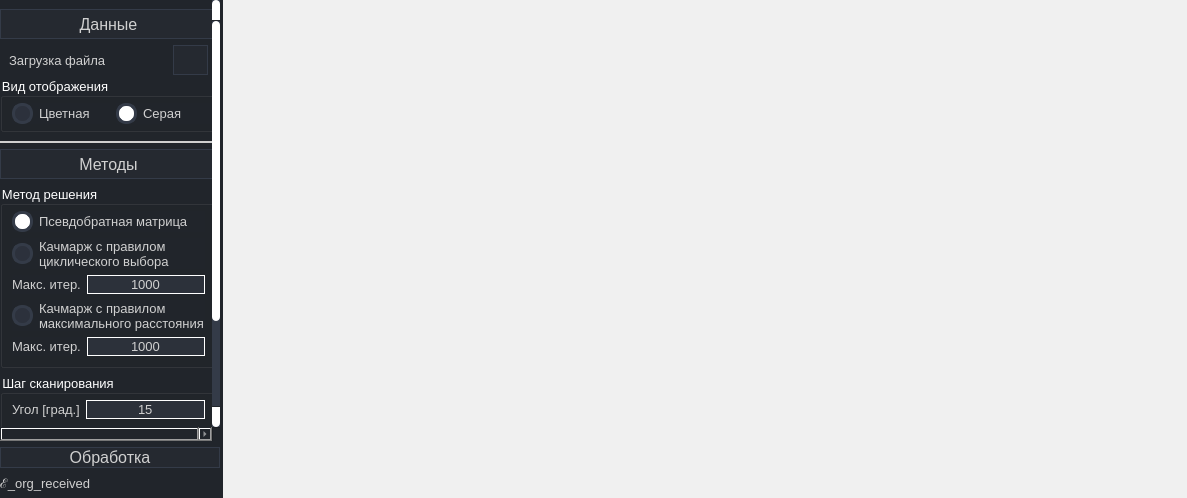
<?xml version="1.0" encoding="UTF-8"?>
<ui version="4.0">
 <class>Dialog</class>
 <widget class="QDialog" name="Dialog">
  <property name="geometry">
   <rect>
    <x>0</x>
    <y>0</y>
    <width>1187</width>
    <height>498</height>
   </rect>
  </property>
  <property name="windowTitle">
   <string>Фильтрация изображения</string>
  </property>
  <layout class="QHBoxLayout" name="horizontalLayout" stretch="0">
   <property name="spacing">
    <number>0</number>
   </property>
   <property name="leftMargin">
    <number>0</number>
   </property>
   <property name="topMargin">
    <number>0</number>
   </property>
   <property name="rightMargin">
    <number>0</number>
   </property>
   <property name="bottomMargin">
    <number>0</number>
   </property>
   <item>
    <widget class="QWidget" name="widget_design" native="true">
     <property name="styleSheet">
      <string notr="true">
   QWidget{
	background-color: rgb(33, 37, 43);
	color: rgb(208, 208, 208);
	font-size: 10pt;
}
/* /////////////////////////////////////////////////////////////////////////////////////////////////
ScrollBars */
 QScrollBar {
border: none;												/* без границ */
	border-right:5px solid rgb(211, 211, 211);;	/* С правой красной раницей */
 }
 QScrollBar:vertical {
	border: none;
    background: rgb(52, 59, 72);
    width: 8px;
    margin: 21px 0 21px 0;
	border-radius: 0px;
 }

/* Ползунок */
 QScrollBar::handle:vertical {	
	background:rgb(255, 255, 255);
    min-height: 25px;
	border-radius: 4px
 }
/*Нижняя стрелка*/
 QScrollBar::add-line:vertical {
     border: none;
    background: rgb(55, 63, 77);
     height: 20px;

     subcontrol-position: bottom;
     subcontrol-origin: margin;
 }
/*Верхняя стрелка*/
 QScrollBar::sub-line:vertical {
	border: none;
    background: rgb(55, 63, 77);
     height: 20px;

     subcontrol-position: top;
     subcontrol-origin: margin;
 }
/* Цвета нижних и верхних стрелок */
 QScrollBar::up-arrow:vertical{
	border-top-left-radius: 4px;
    border-top-right-radius: 4px;
     background: rgb(255, 255, 255);
 }
QScrollBar::down-arrow:vertical{
	border-bottom-left-radius: 4px;
    border-bottom-right-radius: 4px;
     background: rgb(255, 255, 255);
}

 QScrollBar::add-page:vertical, QScrollBar::sub-page:vertical {
     background: none;
 }
/* ///////////////////////////////////////////////////////////////////////////////////////////////// */
/* /////////////////////////////////////////////////////////////////////////////////////////////////
RadioButton */
QRadioButton::indicator {
    border: 3px solid rgb(52, 59, 72);
	width: 15px;
	height: 15px;
	border-radius: 10px;
    background: rgb(44, 49, 60);
}
QRadioButton::indicator:hover {
    border: 3px solid rgb(58, 66, 81);
}
QRadioButton::indicator:checked {
    background: 3px solid rgb(255, 255, 255);
	border: 3px solid rgb(52, 59, 72);	
}
/* срабатывает, когда пользователь наводит на элемент мышью */
QRadioButton:hover {
	background-color:rgb(40, 44, 52);			/* задаем цвет фона */
}
/* срабатывает, при нажатии*/
QRadioButton:pressed      {
	background-color:rgb(170, 170, 170);		/* задаем цвет фона */
	color:  rgb(0, 0, 0);
	border: none;												/* без границ */
}
/* ///////////////////////////////////////////////////////////////////////////////////////////////// */
/* /////////////////////////////////////////////////////////////////////////////////////////////////
QCheckBox */
/* Стандартное состояние*/
QCheckBox{
	padding-left: 8px;		/* Отступ слева */
	padding-right: -8px;	/* Отступ справа */
}

/* Состояние - не выбран*/
QCheckBox::indicator:unchecked {
	/* Выбор картинки*/
	image: url(:/checkbox_status_success/resource/checkbox_status_success/check_error_red_24dp.svg)
}

/* Состояние -  выбран*/
QCheckBox::indicator:checked {
	/* Выбор картинки*/
	image: url(:/checkbox_status_success/resource/checkbox_status_success/check_ok_grean_24dp.svg);
}
/* ///////////////////////////////////////////////////////////////////////////////////////////////// */
/* /////////////////////////////////////////////////////////////////////////////////////////////////
QPushButton */
/*Стандартное состояние для кнопки*/
QPushButton {
	font-size: 12pt;
	background-color:rgb(37, 41, 48);/* задает цвет фона */
	display: inline-block;							/* пределяет, будет ли элемент обрабатываться как блочный или встроенный элемент */
	border: 1px solid rgb(52, 59, 72);		/* задает границу элемента */

	/* задает иконку */
	background-position: left center;							/* выравнивание иконки */
	background-repeat: no-repeat;								/* повторять иконку */
} 

/* срабатывает, когда пользователь наводит на элемент мышью */
QPushButton:hover {
	background-color:rgb(40, 44, 52);			/* задаем цвет фона */
	border: none;												/* без границ */
	border-left:4px solid rgb(208, 208, 208);	/* С правой красной раницей */
}


/* срабатывает, при нажатии*/
QPushButton:pressed      {
	background-color:rgb(170, 170, 170);		/* задаем цвет фона */
	color: rgb(181, 181, 181);
	border: none;												/* без границ */
}
/* ///////////////////////////////////////////////////////////////////////////////////////////////// */
/* /////////////////////////////////////////////////////////////////////////////////////////////////
QLineEdit */
/* Стиль по умолчанию */
QLineEdit:enabled{
	background-color:rgb(44, 49, 58); /* Устанавливаем цвет заливки */
	border: 1px solid rgb(255, 255, 255); 
}

/* Если поле отключено */
QLineEdit:disabled {
	background-color:  rgba(67, 74, 88, 0); /* Устанавливаем цвет заливки */
	border: 1px solid rgb(255, 255, 255); 
	color: rgb(67, 74, 88);
}
/* ///////////////////////////////////////////////////////////////////////////////////////////////// */
/* /////////////////////////////////////////////////////////////////////////////////////////////////
QGroupBox */
QGroupBox{
	color:rgb(255, 255, 255);	/* задает цвет шрифта */
}
/* ///////////////////////////////////////////////////////////////////////////////////////////////// */
/* /////////////////////////////////////////////////////////////////////////////////////////////////
QTableWidget */

QTableWidget {	
	gridline-color: rgb(136, 136, 136);
	border-top: 1px solid rgb(54, 60, 74);
	border-bottom: 1px solid  rgb(54, 60, 74);
}
QTableWidget::item:selected{
	background-color: rgb(72, 81, 94);
}
QHeaderView { qproperty-defaultAlignment: AlignCenter; }
/*Цвет верхнего и левого поля*/
QHeaderView::section{
	background-color:rgb(37, 41, 48);
    border-style: none;
border: 1px solid rgb(136, 136, 136);
}
/*Кнопка в верхнем левом углу*/
QTableCornerButton::section {background-color:rgb(33, 37, 43); }

QWidget#widget_loading_data {
	border-bottom: 2px solid rgb(208, 208, 208);
}
QWidget#widget_processing {
	border-top: 2px solid rgb(208, 208, 208);
}
QScrollArea{
border: none;
}</string>
     </property>
     <layout class="QHBoxLayout" name="layout_design">
      <property name="spacing">
       <number>3</number>
      </property>
      <property name="leftMargin">
       <number>0</number>
      </property>
      <property name="topMargin">
       <number>0</number>
      </property>
      <property name="rightMargin">
       <number>0</number>
      </property>
      <property name="bottomMargin">
       <number>0</number>
      </property>
      <item>
       <widget class="QWidget" name="widget_menu" native="true">
        <property name="minimumSize">
         <size>
          <width>220</width>
          <height>0</height>
         </size>
        </property>
        <property name="maximumSize">
         <size>
          <width>220</width>
          <height>16777215</height>
         </size>
        </property>
        <layout class="QVBoxLayout" name="layout_menu">
         <property name="spacing">
          <number>6</number>
         </property>
         <property name="leftMargin">
          <number>0</number>
         </property>
         <property name="topMargin">
          <number>0</number>
         </property>
         <property name="rightMargin">
          <number>0</number>
         </property>
         <property name="bottomMargin">
          <number>6</number>
         </property>
         <item>
          <widget class="QScrollArea" name="scrollArea">
           <property name="widgetResizable">
            <bool>true</bool>
           </property>
           <widget class="QWidget" name="scrollAreaWidgetContents">
            <property name="geometry">
             <rect>
              <x>0</x>
              <y>0</y>
              <width>212</width>
              <height>542</height>
             </rect>
            </property>
            <layout class="QVBoxLayout" name="verticalLayout_2">
             <property name="spacing">
              <number>6</number>
             </property>
             <property name="leftMargin">
              <number>0</number>
             </property>
             <property name="rightMargin">
              <number>3</number>
             </property>
             <property name="bottomMargin">
              <number>0</number>
             </property>
             <item>
              <widget class="QPushButton" name="pushButton_loading_data">
               <property name="minimumSize">
                <size>
                 <width>0</width>
                 <height>30</height>
                </size>
               </property>
               <property name="text">
                <string>Данные</string>
               </property>
               <property name="checkable">
                <bool>true</bool>
               </property>
               <property name="checked">
                <bool>true</bool>
               </property>
              </widget>
             </item>
             <item>
              <widget class="QWidget" name="widget_loading_data" native="true">
               <property name="styleSheet">
                <string notr="true"/>
               </property>
               <layout class="QVBoxLayout" name="verticalLayout_3">
                <property name="spacing">
                 <number>2</number>
                </property>
                <property name="leftMargin">
                 <number>0</number>
                </property>
                <property name="topMargin">
                 <number>0</number>
                </property>
                <property name="rightMargin">
                 <number>0</number>
                </property>
                <property name="bottomMargin">
                 <number>6</number>
                </property>
                <item>
                 <widget class="QWidget" name="widget_loading_pictures" native="true">
                  <property name="enabled">
                   <bool>true</bool>
                  </property>
                  <property name="styleSheet">
                   <string notr="true"/>
                  </property>
                  <layout class="QVBoxLayout" name="layout_loading_pictures">
                   <property name="spacing">
                    <number>0</number>
                   </property>
                   <property name="leftMargin">
                    <number>0</number>
                   </property>
                   <property name="topMargin">
                    <number>0</number>
                   </property>
                   <property name="rightMargin">
                    <number>0</number>
                   </property>
                   <property name="bottomMargin">
                    <number>5</number>
                   </property>
                   <item>
                    <widget class="QWidget" name="widget_path_to_picture" native="true">
                     <layout class="QHBoxLayout" name="layout_path_to_picture">
                      <property name="leftMargin">
                       <number>9</number>
                      </property>
                      <property name="topMargin">
                       <number>0</number>
                      </property>
                      <property name="rightMargin">
                       <number>9</number>
                      </property>
                      <property name="bottomMargin">
                       <number>2</number>
                      </property>
                      <item>
                       <widget class="QLabel" name="label_text_loading_pictures">
                        <property name="text">
                         <string>Загрузка файла</string>
                        </property>
                       </widget>
                      </item>
                      <item>
                       <widget class="QPushButton" name="pushButton_loading_pictures">
                        <property name="minimumSize">
                         <size>
                          <width>35</width>
                          <height>30</height>
                         </size>
                        </property>
                        <property name="maximumSize">
                         <size>
                          <width>35</width>
                          <height>30</height>
                         </size>
                        </property>
                        <property name="styleSheet">
                         <string notr="true">/* срабатывает, когда пользователь наводит на элемент мышью */
QPushButton:hover {
	border: none;												/* без границ */
}</string>
                        </property>
                        <property name="text">
                         <string/>
                        </property>
                        <property name="icon">
                         <iconset resource="res.qrc">
                          <normaloff>:/menu/resource/file_download_white_24dp.svg</normaloff>:/menu/resource/file_download_white_24dp.svg</iconset>
                        </property>
                        <property name="iconSize">
                         <size>
                          <width>25</width>
                          <height>25</height>
                         </size>
                        </property>
                       </widget>
                      </item>
                     </layout>
                    </widget>
                   </item>
                   <item>
                    <widget class="QGroupBox" name="groupBox_picture_type">
                     <property name="enabled">
                      <bool>true</bool>
                     </property>
                     <property name="title">
                      <string>Вид отображения</string>
                     </property>
                     <layout class="QHBoxLayout" name="layout_picture_type">
                      <property name="leftMargin">
                       <number>9</number>
                      </property>
                      <property name="topMargin">
                       <number>5</number>
                      </property>
                      <property name="rightMargin">
                       <number>0</number>
                      </property>
                      <property name="bottomMargin">
                       <number>5</number>
                      </property>
                      <item>
                       <widget class="QRadioButton" name="radioButton_color_picture">
                        <property name="enabled">
                         <bool>true</bool>
                        </property>
                        <property name="text">
                         <string>Цветная</string>
                        </property>
                        <property name="checkable">
                         <bool>true</bool>
                        </property>
                        <property name="checked">
                         <bool>false</bool>
                        </property>
                       </widget>
                      </item>
                      <item>
                       <widget class="QRadioButton" name="radioButton_gray_picture">
                        <property name="text">
                         <string>Серая</string>
                        </property>
                        <property name="checked">
                         <bool>true</bool>
                        </property>
                       </widget>
                      </item>
                     </layout>
                    </widget>
                   </item>
                  </layout>
                 </widget>
                </item>
               </layout>
              </widget>
             </item>
             <item>
              <widget class="QPushButton" name="pushButton_methods">
               <property name="minimumSize">
                <size>
                 <width>0</width>
                 <height>30</height>
                </size>
               </property>
               <property name="text">
                <string>Методы</string>
               </property>
               <property name="checkable">
                <bool>true</bool>
               </property>
               <property name="checked">
                <bool>true</bool>
               </property>
              </widget>
             </item>
             <item>
              <widget class="QWidget" name="widget_options" native="true">
               <property name="minimumSize">
                <size>
                 <width>0</width>
                 <height>0</height>
                </size>
               </property>
               <layout class="QVBoxLayout" name="layout_options">
                <property name="leftMargin">
                 <number>0</number>
                </property>
                <property name="topMargin">
                 <number>0</number>
                </property>
                <property name="rightMargin">
                 <number>0</number>
                </property>
                <property name="bottomMargin">
                 <number>20</number>
                </property>
                <item>
                 <widget class="QGroupBox" name="groupBox_solution_method">
                  <property name="sizePolicy">
                   <sizepolicy hsizetype="Preferred" vsizetype="Maximum">
                    <horstretch>0</horstretch>
                    <verstretch>0</verstretch>
                   </sizepolicy>
                  </property>
                  <property name="title">
                   <string>Метод решения</string>
                  </property>
                  <layout class="QVBoxLayout" name="layout_solution_method" stretch="0,0,0,0,0">
                   <property name="spacing">
                    <number>6</number>
                   </property>
                   <property name="leftMargin">
                    <number>9</number>
                   </property>
                   <property name="topMargin">
                    <number>5</number>
                   </property>
                   <property name="rightMargin">
                    <number>9</number>
                   </property>
                   <property name="bottomMargin">
                    <number>9</number>
                   </property>
                   <item>
                    <widget class="QRadioButton" name="radioButton_pseudoinverse_matrix_method">
                     <property name="text">
                      <string>Псевдобратная матрица</string>
                     </property>
                     <property name="checkable">
                      <bool>true</bool>
                     </property>
                     <property name="checked">
                      <bool>true</bool>
                     </property>
                    </widget>
                   </item>
                   <item>
                    <widget class="QRadioButton" name="radioButton_method_karchmargin_cyclical">
                     <property name="text">
                      <string>Качмарж с правилом
циклического выбора</string>
                     </property>
                     <property name="shortcut">
                      <string/>
                     </property>
                     <property name="checked">
                      <bool>false</bool>
                     </property>
                     <property name="autoRepeat">
                      <bool>false</bool>
                     </property>
                     <property name="autoExclusive">
                      <bool>true</bool>
                     </property>
                    </widget>
                   </item>
                   <item>
                    <widget class="QWidget" name="widget_max_number_iterations_cyclical" native="true">
                     <layout class="QHBoxLayout" name="layout_max_number_iterations_cyclical">
                      <property name="leftMargin">
                       <number>0</number>
                      </property>
                      <property name="topMargin">
                       <number>0</number>
                      </property>
                      <property name="rightMargin">
                       <number>0</number>
                      </property>
                      <property name="bottomMargin">
                       <number>0</number>
                      </property>
                      <item>
                       <widget class="QLabel" name="label_text_max_number_iterations_cyclical">
                        <property name="text">
                         <string>Макс. итер.</string>
                        </property>
                       </widget>
                      </item>
                      <item>
                       <widget class="QLineEdit" name="lineEdit_max_number_iterations_cyclical">
                        <property name="text">
                         <string>1000</string>
                        </property>
                        <property name="alignment">
                         <set>Qt::AlignCenter</set>
                        </property>
                       </widget>
                      </item>
                     </layout>
                    </widget>
                   </item>
                   <item>
                    <widget class="QRadioButton" name="radioButton_method_karchmargin_max_distance">
                     <property name="text">
                      <string>Качмарж с правилом
максимального расстояния</string>
                     </property>
                    </widget>
                   </item>
                   <item>
                    <widget class="QWidget" name="widget_max_number_iterations_max_distance" native="true">
                     <layout class="QHBoxLayout" name="layout_max_number_iterations_max_distance">
                      <property name="leftMargin">
                       <number>0</number>
                      </property>
                      <property name="topMargin">
                       <number>0</number>
                      </property>
                      <property name="rightMargin">
                       <number>0</number>
                      </property>
                      <property name="bottomMargin">
                       <number>0</number>
                      </property>
                      <item>
                       <widget class="QLabel" name="label_text_max_number_iterations_max_distance">
                        <property name="text">
                         <string>Макс. итер.</string>
                        </property>
                       </widget>
                      </item>
                      <item>
                       <widget class="QLineEdit" name="lineEdit_max_number_iterations_max_distance">
                        <property name="text">
                         <string>1000</string>
                        </property>
                        <property name="alignment">
                         <set>Qt::AlignCenter</set>
                        </property>
                       </widget>
                      </item>
                     </layout>
                    </widget>
                   </item>
                  </layout>
                 </widget>
                </item>
                <item>
                 <widget class="QWidget" name="widget_normalization" native="true">
                  <property name="minimumSize">
                   <size>
                    <width>0</width>
                    <height>0</height>
                   </size>
                  </property>
                  <layout class="QVBoxLayout" name="layout_normalization">
                   <property name="leftMargin">
                    <number>0</number>
                   </property>
                   <property name="topMargin">
                    <number>0</number>
                   </property>
                   <property name="rightMargin">
                    <number>0</number>
                   </property>
                   <property name="bottomMargin">
                    <number>20</number>
                   </property>
                   <item>
                    <widget class="QGroupBox" name="groupBox_scan_step">
                     <property name="sizePolicy">
                      <sizepolicy hsizetype="Preferred" vsizetype="Maximum">
                       <horstretch>0</horstretch>
                       <verstretch>0</verstretch>
                      </sizepolicy>
                     </property>
                     <property name="title">
                      <string>Шаг сканирования</string>
                     </property>
                     <layout class="QVBoxLayout" name="verticalLayout" stretch="0,0">
                      <property name="spacing">
                       <number>6</number>
                      </property>
                      <property name="leftMargin">
                       <number>9</number>
                      </property>
                      <property name="topMargin">
                       <number>5</number>
                      </property>
                      <property name="rightMargin">
                       <number>9</number>
                      </property>
                      <property name="bottomMargin">
                       <number>9</number>
                      </property>
                      <item>
                       <widget class="QWidget" name="widget_parameters_step_by_angle" native="true">
                        <layout class="QHBoxLayout" name="layout_parameters_step_by_angle">
                         <property name="leftMargin">
                          <number>0</number>
                         </property>
                         <property name="topMargin">
                          <number>0</number>
                         </property>
                         <property name="rightMargin">
                          <number>0</number>
                         </property>
                         <property name="bottomMargin">
                          <number>0</number>
                         </property>
                         <item>
                          <widget class="QLabel" name="label_text_scan_step">
                           <property name="text">
                            <string>Угол [град.]</string>
                           </property>
                          </widget>
                         </item>
                         <item>
                          <widget class="QLineEdit" name="lineEdit_scan_step">
                           <property name="text">
                            <string>15</string>
                           </property>
                           <property name="alignment">
                            <set>Qt::AlignCenter</set>
                           </property>
                          </widget>
                         </item>
                        </layout>
                       </widget>
                      </item>
                      <item>
                       <widget class="QLabel" name="label_text_note_scan">
                        <property name="text">
                         <string>* Угол в 90 сканируется по умолчанию</string>
                        </property>
                        <property name="textFormat">
                         <enum>Qt::AutoText</enum>
                        </property>
                        <property name="scaledContents">
                         <bool>false</bool>
                        </property>
                        <property name="wordWrap">
                         <bool>true</bool>
                        </property>
                       </widget>
                      </item>
                     </layout>
                    </widget>
                   </item>
                  </layout>
                 </widget>
                </item>
               </layout>
              </widget>
             </item>
             <item>
              <spacer name="verticalSpacer">
               <property name="orientation">
                <enum>Qt::Vertical</enum>
               </property>
               <property name="sizeHint" stdset="0">
                <size>
                 <width>20</width>
                 <height>40</height>
                </size>
               </property>
              </spacer>
             </item>
            </layout>
           </widget>
          </widget>
         </item>
         <item>
          <widget class="QPushButton" name="pushButton_processing">
           <property name="text">
            <string>Обработка</string>
           </property>
          </widget>
         </item>
         <item>
          <widget class="QWidget" name="widget" native="true">
           <layout class="QHBoxLayout" name="horizontalLayout_2">
            <property name="leftMargin">
             <number>0</number>
            </property>
            <property name="topMargin">
             <number>0</number>
            </property>
            <property name="rightMargin">
             <number>0</number>
            </property>
            <property name="bottomMargin">
             <number>0</number>
            </property>
            <item>
             <widget class="QLabel" name="label_text_deviation_original_and_received">
              <property name="text">
               <string>ℰ_org_received</string>
              </property>
             </widget>
            </item>
            <item>
             <widget class="QLabel" name="label_deviation_original_and_received">
              <property name="text">
               <string/>
              </property>
             </widget>
            </item>
           </layout>
          </widget>
         </item>
        </layout>
       </widget>
      </item>
      <item>
       <widget class="QWidget" name="widget_main" native="true">
        <property name="styleSheet">
         <string notr="true">QWidget{
background-color: rgb(240, 240, 240);
color: rgb(0, 0, 0);
}</string>
        </property>
        <layout class="QGridLayout" name="gridLayout" rowstretch="1">
         <property name="leftMargin">
          <number>9</number>
         </property>
         <property name="verticalSpacing">
          <number>0</number>
         </property>
         <item row="0" column="0">
          <widget class="QWidget" name="widget_plot_1" native="true">
           <layout class="QVBoxLayout" name="layout_plot_1">
            <property name="spacing">
             <number>0</number>
            </property>
            <property name="leftMargin">
             <number>0</number>
            </property>
            <property name="topMargin">
             <number>0</number>
            </property>
            <property name="rightMargin">
             <number>0</number>
            </property>
            <property name="bottomMargin">
             <number>0</number>
            </property>
           </layout>
          </widget>
         </item>
         <item row="0" column="1">
          <widget class="QWidget" name="widget_plot_2" native="true">
           <layout class="QVBoxLayout" name="layout_plot_2">
            <property name="spacing">
             <number>0</number>
            </property>
            <property name="leftMargin">
             <number>0</number>
            </property>
            <property name="topMargin">
             <number>0</number>
            </property>
            <property name="rightMargin">
             <number>0</number>
            </property>
            <property name="bottomMargin">
             <number>0</number>
            </property>
           </layout>
          </widget>
         </item>
        </layout>
       </widget>
      </item>
     </layout>
    </widget>
   </item>
  </layout>
 </widget>
 <resources>
  <include location="res.qrc"/>
 </resources>
 <connections>
  <connection>
   <sender>pushButton_methods</sender>
   <signal>clicked(bool)</signal>
   <receiver>widget_options</receiver>
   <slot>setVisible(bool)</slot>
   <hints>
    <hint type="sourcelabel">
     <x>138</x>
     <y>172</y>
    </hint>
    <hint type="destinationlabel">
     <x>118</x>
     <y>248</y>
    </hint>
   </hints>
  </connection>
  <connection>
   <sender>pushButton_loading_data</sender>
   <signal>clicked(bool)</signal>
   <receiver>widget_loading_data</receiver>
   <slot>setVisible(bool)</slot>
   <hints>
    <hint type="sourcelabel">
     <x>95</x>
     <y>24</y>
    </hint>
    <hint type="destinationlabel">
     <x>94</x>
     <y>136</y>
    </hint>
   </hints>
  </connection>
  <connection>
   <sender>radioButton_method_karchmargin_cyclical</sender>
   <signal>toggled(bool)</signal>
   <receiver>widget_max_number_iterations_cyclical</receiver>
   <slot>setEnabled(bool)</slot>
   <hints>
    <hint type="sourcelabel">
     <x>91</x>
     <y>248</y>
    </hint>
    <hint type="destinationlabel">
     <x>81</x>
     <y>270</y>
    </hint>
   </hints>
  </connection>
  <connection>
   <sender>radioButton_method_karchmargin_max_distance</sender>
   <signal>toggled(bool)</signal>
   <receiver>widget_max_number_iterations_max_distance</receiver>
   <slot>setEnabled(bool)</slot>
   <hints>
    <hint type="sourcelabel">
     <x>115</x>
     <y>308</y>
    </hint>
    <hint type="destinationlabel">
     <x>104</x>
     <y>339</y>
    </hint>
   </hints>
  </connection>
 </connections>
</ui>
